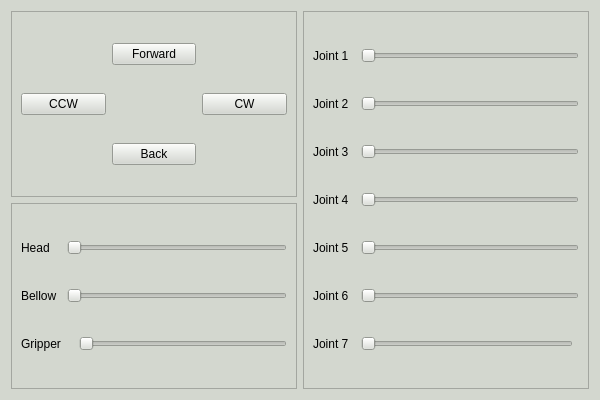
<?xml version="1.0" encoding="UTF-8"?>
<ui version="4.0">
 <class>Form</class>
 <widget class="QWidget" name="Form">
  <property name="geometry">
   <rect>
    <x>0</x>
    <y>0</y>
    <width>600</width>
    <height>400</height>
   </rect>
  </property>
  <property name="minimumSize">
   <size>
    <width>600</width>
    <height>400</height>
   </size>
  </property>
  <property name="windowTitle">
   <string>Form</string>
  </property>
  <property name="styleSheet">
   <string notr="true">background-color: rgb(211, 215, 207);</string>
  </property>
  <layout class="QGridLayout" name="gridLayout_4">
   <item row="0" column="0">
    <widget class="QFrame" name="frame_2">
     <property name="frameShape">
      <enum>QFrame::StyledPanel</enum>
     </property>
     <property name="frameShadow">
      <enum>QFrame::Raised</enum>
     </property>
     <layout class="QGridLayout" name="gridLayout_2">
      <item row="0" column="1">
       <widget class="QPushButton" name="Forward_Button">
        <property name="text">
         <string>Forward</string>
        </property>
       </widget>
      </item>
      <item row="1" column="0">
       <widget class="QPushButton" name="CCW_Button">
        <property name="text">
         <string>CCW</string>
        </property>
       </widget>
      </item>
      <item row="1" column="2">
       <widget class="QPushButton" name="CW_Button">
        <property name="text">
         <string>CW</string>
        </property>
       </widget>
      </item>
      <item row="2" column="1">
       <widget class="QPushButton" name="Back_Button">
        <property name="text">
         <string>Back</string>
        </property>
       </widget>
      </item>
     </layout>
    </widget>
   </item>
   <item row="0" column="1" rowspan="2">
    <widget class="QFrame" name="frame">
     <property name="frameShape">
      <enum>QFrame::StyledPanel</enum>
     </property>
     <property name="frameShadow">
      <enum>QFrame::Raised</enum>
     </property>
     <layout class="QGridLayout" name="gridLayout">
      <item row="1" column="2" colspan="2">
       <widget class="QSlider" name="J1_Slider">
        <property name="orientation">
         <enum>Qt::Horizontal</enum>
        </property>
       </widget>
      </item>
      <item row="6" column="0" colspan="2">
       <widget class="QLabel" name="label_8">
        <property name="text">
         <string>Joint 6</string>
        </property>
       </widget>
      </item>
      <item row="3" column="0" colspan="2">
       <widget class="QLabel" name="label_5">
        <property name="text">
         <string>Joint 3</string>
        </property>
       </widget>
      </item>
      <item row="1" column="0" colspan="2">
       <widget class="QLabel" name="label_3">
        <property name="text">
         <string>Joint 1</string>
        </property>
       </widget>
      </item>
      <item row="2" column="0" colspan="2">
       <widget class="QLabel" name="label_4">
        <property name="text">
         <string>Joint 2</string>
        </property>
       </widget>
      </item>
      <item row="6" column="2" colspan="2">
       <widget class="QSlider" name="J6_Slider">
        <property name="orientation">
         <enum>Qt::Horizontal</enum>
        </property>
       </widget>
      </item>
      <item row="4" column="2" colspan="2">
       <widget class="QSlider" name="J4_Slider">
        <property name="orientation">
         <enum>Qt::Horizontal</enum>
        </property>
       </widget>
      </item>
      <item row="4" column="0" colspan="2">
       <widget class="QLabel" name="label_6">
        <property name="text">
         <string>Joint 4</string>
        </property>
       </widget>
      </item>
      <item row="5" column="2" colspan="2">
       <widget class="QSlider" name="J5_Slider">
        <property name="orientation">
         <enum>Qt::Horizontal</enum>
        </property>
       </widget>
      </item>
      <item row="3" column="2" colspan="2">
       <widget class="QSlider" name="J3_Slider">
        <property name="orientation">
         <enum>Qt::Horizontal</enum>
        </property>
       </widget>
      </item>
      <item row="2" column="2" colspan="2">
       <widget class="QSlider" name="J2_Slider">
        <property name="orientation">
         <enum>Qt::Horizontal</enum>
        </property>
       </widget>
      </item>
      <item row="5" column="0" colspan="2">
       <widget class="QLabel" name="label_7">
        <property name="text">
         <string>Joint 5</string>
        </property>
       </widget>
      </item>
      <item row="7" column="0">
       <widget class="QLabel" name="label_9">
        <property name="text">
         <string>Joint 7</string>
        </property>
       </widget>
      </item>
      <item row="7" column="2">
       <widget class="QSlider" name="J7_Slider">
        <property name="orientation">
         <enum>Qt::Horizontal</enum>
        </property>
       </widget>
      </item>
     </layout>
    </widget>
   </item>
   <item row="1" column="0">
    <widget class="QFrame" name="frame_3">
     <property name="frameShape">
      <enum>QFrame::StyledPanel</enum>
     </property>
     <property name="frameShadow">
      <enum>QFrame::Raised</enum>
     </property>
     <layout class="QGridLayout" name="gridLayout_3">
      <item row="1" column="0" colspan="3">
       <widget class="QLabel" name="label_21">
        <property name="text">
         <string>Head</string>
        </property>
       </widget>
      </item>
      <item row="3" column="0" colspan="2">
       <widget class="QLabel" name="label_20">
        <property name="text">
         <string>Gripper</string>
        </property>
       </widget>
      </item>
      <item row="1" column="2" colspan="2">
       <widget class="QSlider" name="Head_Slider">
        <property name="orientation">
         <enum>Qt::Horizontal</enum>
        </property>
       </widget>
      </item>
      <item row="2" column="0" colspan="2">
       <widget class="QLabel" name="label_19">
        <property name="text">
         <string>Bellow</string>
        </property>
       </widget>
      </item>
      <item row="2" column="2" colspan="2">
       <widget class="QSlider" name="Bellow_Slider">
        <property name="orientation">
         <enum>Qt::Horizontal</enum>
        </property>
       </widget>
      </item>
      <item row="3" column="3">
       <widget class="QSlider" name="Gripper_Slider">
        <property name="orientation">
         <enum>Qt::Horizontal</enum>
        </property>
       </widget>
      </item>
     </layout>
    </widget>
   </item>
  </layout>
 </widget>
 <resources/>
 <connections/>
</ui>
